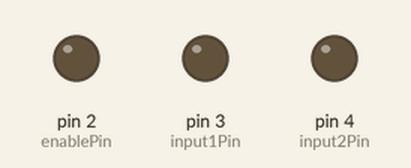
This sketch was run on a simulated Arduino Uno, built with avr-gcc and run on an emulated ATmega328P. On the bench: output pins drawn as LEDs (lit = HIGH).

Above: at 1.0 s.
At 3.0 s:
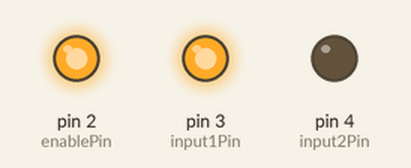
At 5.0 s:
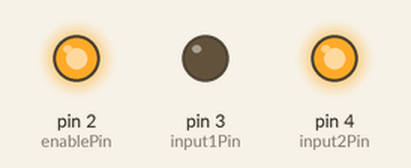
Timing chart, 0 to 7.8 s (numbered marks = the images above):
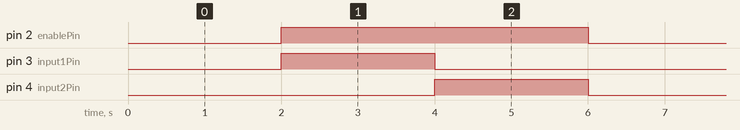

The sketch:

HBridgeICtest.ino
```cpp
const int enablePin = 2;
const int input1Pin = 3;
const int input2Pin = 4;

void setup(){
  pinMode(enablePin, OUTPUT);
  pinMode(input1Pin, OUTPUT);
  pinMode(input2Pin, OUTPUT);
}

void loop(){
  delay(2000);
  digitalWrite(enablePin, HIGH);
  digitalWrite(input1Pin, HIGH);
  digitalWrite(input2Pin, LOW);
  delay(2000);
  digitalWrite(input1Pin, LOW);
  digitalWrite(input2Pin, HIGH);
  delay(2000);
  digitalWrite(enablePin, LOW);
  digitalWrite(input1Pin, LOW);
  digitalWrite(input2Pin, LOW);
}
```

Measured:
- by itself, pin 2 (enablePin): alternates HIGH for 4.0 s and LOW for 2.0 s
- by itself, pin 3 (input1Pin), pin 4 (input2Pin): alternates HIGH for 2.0 s and LOW for 4.0 s
- by itself, everything shown: repeats every 6.0 s, in 3 steps
